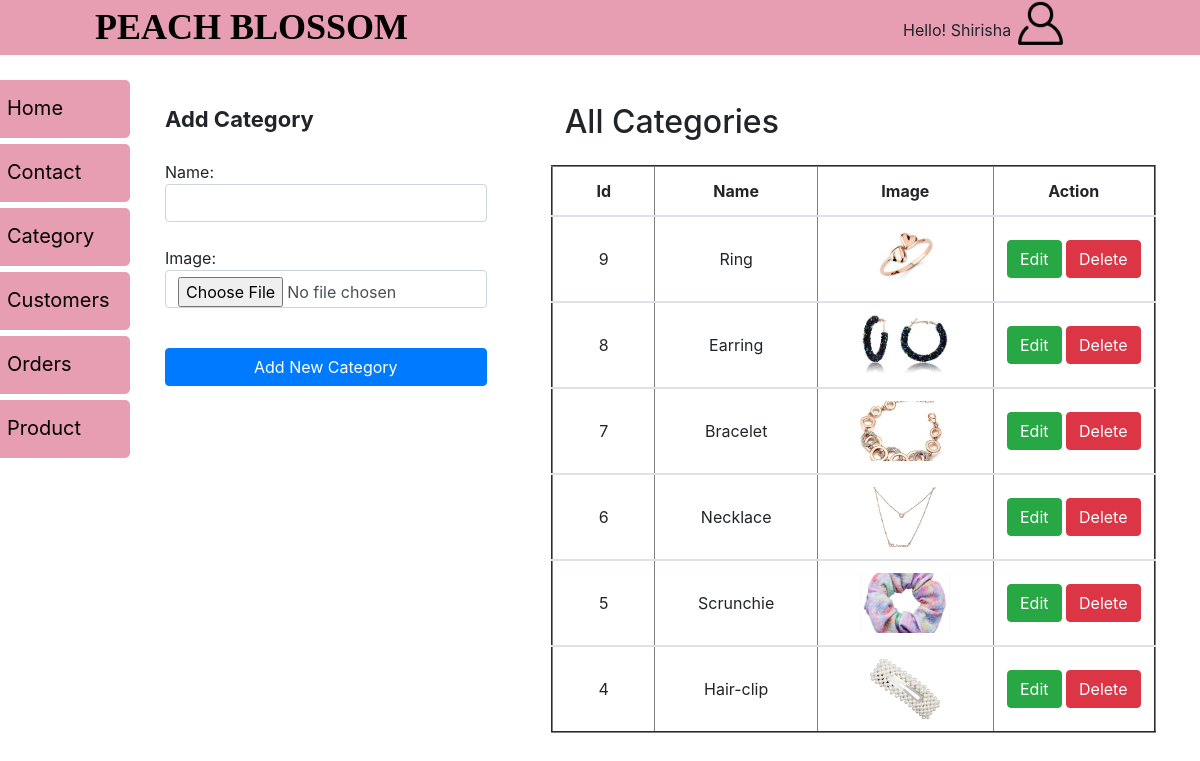
Screenshot of /Admin/category/category.php (signed in) with the database file from the repository.
### tables this page shows
CREATE TABLE `category` (
  `CATEGORY_ID` int(11) NOT NULL,
  `CATEGORY_NAME` varchar(15) NOT NULL,
  `IMAGE` varchar(300) NOT NULL
);

### Admin/category/category.php (the view, shortened to what this page needs)
<?php
    require "dashboard.php";
  ?>
    <?php
	$erna=$erim="";
	 $conn = new mysqli("localhost","root","","peachblossom");
?>
 <div class="main">
<div class="row my-5">
	<div class="col-md-4">
		<form method="post" action="" name="sign" enctype="multipart/form-data">
			<div class="form-group">
				<span style="font-size:22px;"><b>Add Category</b></span><br><br>
			  	Name: <input class="form-control" type="text" name="name"><span class="error"><?php echo $erna;?></span><br>
				Image:<input class="form-control" type="file" name="image" accept="image/*"><span class="error"><?php echo $erim;?></span><br>
				<button type="submit" class="btn btn-block btn-primary my-3" name="category" onclick="return add()">Add New Category</button>
			</div>
		 </form>
	</div>
		<div class="col-md-8">
		<h2 class="ml-5">All Categories</h2>
		<div class="col-md d-flex justify-content-center">
<table class="table" border="2">
  <thead>
    <tr>
      <th scope="col">Id</th>
      <th scope="col">Name</th>
      <th scope="col">Image</th>
      <th scope="col">Action</th>
    </tr>
  </thead>
  <?php
  $sql = "SELECT * FROM category ORDER BY category_id DESC ";
        $result = $conn->query($sql);
        if($result->num_rows>0){
        while($row=$result->fetch_assoc()){
          ?>
  <tbody>
    <tr>
      <td><?php echo $row['CATEGORY_ID'];?></td>
       <td><?php echo $row['CATEGORY_NAME'];?></td>
      <td><img class="img" src="../productimage/<?php echo $row['IMAGE'];?>">
      </td>
      <td><a href="edit.php?editcategory=<?php echo $row["CATEGORY_ID"];?>"><button class="btn btn-success">Edit</button></a>
      <a href="delete.php?deletecategory=<?php echo $row["CATEGORY_ID"];?>"><button class=" btn btn-danger">Delete</button></a>
      </td>
    </tr>
  </tbody>
  <?php
}}?>
</table>
</div>
</div>
</div>
</div>

### Admin/css/dash.css (style rules this page uses)
a { color: black !important; }
.main { margin-left: 155px; padding: 0px 10px; }
.table { text-align: center; width:94% !important; margin-top: 1pc; }
.img { height:5pc; width: 100%; }
td { width:150pc; vertical-align: middle !important; }
.img { height: 60px; width:90px; object-fit: cover; }

### rows the page displays
category: CATEGORY_ID "9", CATEGORY_NAME "Ring", IMAGE (picture)
category: CATEGORY_ID "8", CATEGORY_NAME "Earring", IMAGE (picture)
category: CATEGORY_ID "7", CATEGORY_NAME "Bracelet", IMAGE (picture)
category: CATEGORY_ID "6", CATEGORY_NAME "Necklace", IMAGE (picture)
category: CATEGORY_ID "5", CATEGORY_NAME "Scrunchie", IMAGE (picture)
category: CATEGORY_ID "4", CATEGORY_NAME "Hair-clip", IMAGE (picture)

### other values shown
$_SESSION['user'] "Shirisha"
